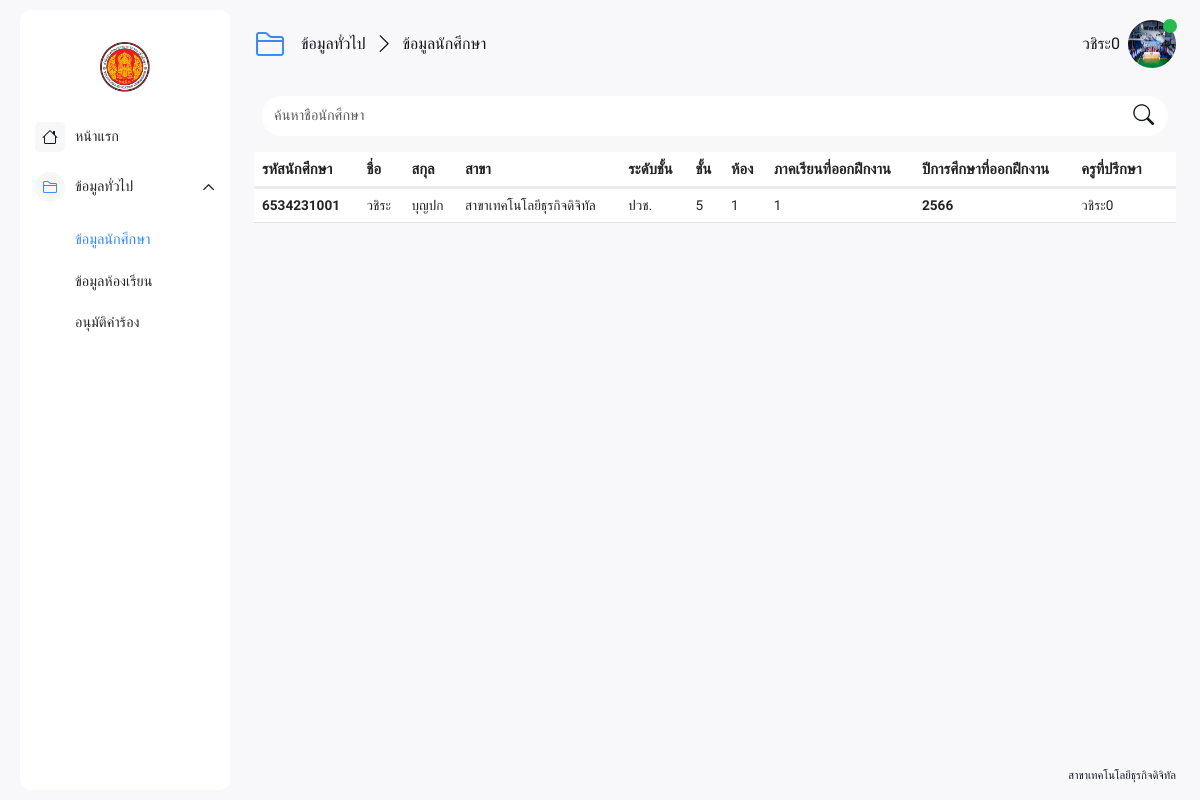
Page /teacher/crud/showdata_student.php (signed in) on the committed database.
### tables this page shows
CREATE TABLE `major` (
  `M_ID` varchar(15) NOT NULL,
  `M_Name` varchar(100) NOT NULL,
  `M_college` varchar(225) NOT NULL,
  `M_img` varchar(225) NOT NULL,
  `M_address` text NOT NULL
);

CREATE TABLE `teacher` (
  `T_ID` varchar(10) NOT NULL,
  `T_fname` varchar(50) NOT NULL,
  `T_lname` varchar(50) NOT NULL,
  `T_position` varchar(50) NOT NULL,
  `T_address` text NOT NULL,
  `T_birthday` date NOT NULL,
  `T_img` varchar(225) NOT NULL,
  `T_status` varchar(1) NOT NULL,
  `T_phone` varchar(10) NOT NULL,
  `T_email` varchar(100) NOT NULL,
  `T_gender` varchar(10) NOT NULL,
  `T_password` varchar(15) NOT NULL,
  `T_username` varchar(15) NOT NULL
);

CREATE TABLE `student` (
  `S_ID` varchar(10) NOT NULL,
  `S_fname` varchar(10) NOT NULL,
  `S_lname` varchar(10) NOT NULL,
  `S_gender` varchar(10) NOT NULL,
  `S_birthday` varchar(10) NOT NULL,
  `S_address` text NOT NULL,
  `S_phone` varchar(10) NOT NULL,
  `S_email` varchar(100) NOT NULL,
  `S_enrollment_term` varchar(1) NOT NULL,
  `S_enrollment_year` varchar(5) NOT NULL,
  `S_status` varchar(10) NOT NULL,
  `S_gpa` varchar(4) NOT NULL,
  `S_health` text NOT NULL,
  `S_major` varchar(50) NOT NULL,
  `S_level` varchar(5) NOT NULL,
  `S_img` varchar(225) NOT NULL,
  `S_ralative_name` varchar(50) NOT NULL,
  `S_ralative_phone` varchar(10) NOT NULL,
  `S_ralative_address` text NOT NULL,
  `T_ID` varchar(10) NOT NULL,
  `R_ID` int(5) NOT NULL,
  `S_username` varchar(50) NOT NULL,
  `S_password` varchar(50) NOT NULL
);

CREATE TABLE `room` (
  `R_ID` int(5) NOT NULL,
  `R_level` varchar(5) NOT NULL,
  `R_level_number` varchar(2) NOT NULL,
  `R_room` varchar(2) NOT NULL,
  `T_ID` varchar(10) NOT NULL
);

### config/show_data.php (called while the page is built, shortened)
<?php
function getuserT($conn, $username) {
    try {
        $sql = "SELECT * FROM teacher WHERE T_username = :T_username ";
        $stmt = $conn->prepare($sql);
        $stmt->bindParam(':T_username', $username);
        $stmt->execute();
        $result = $stmt->fetch(PDO::FETCH_ASSOC);
        return $result;
    } catch (PDOException $e) {
        echo "Error: " . $e->getMessage();
        return false;
    }
}
function getmajor($conn) {
    try {
        $sql = "SELECT * FROM major ";
        $stmt = $conn->prepare($sql);
        $stmt->execute();
        $result = $stmt->fetch(PDO::FETCH_ASSOC);
        return $result;
    } catch (PDOException $e) {
        echo "Error: " . $e->getMessage();
        return false;
    }
}
function getstudentToID($conn, $ID, $search = '') {
    try {
        $sql = "SELECT student.*, student.S_fname, student.S_lname, student.S_major, student.S_ID, teacher.T_fname, teacher.T_lname, room.*
            FROM student
            LEFT JOIN teacher ON student.T_ID = teacher.T_ID
            LEFT JOIN room ON student.R_ID = room.R_ID
            WHERE student.T_ID = :ID";
        $sql .= " ORDER BY student.S_ID ASC";
        $stmt = $conn->prepare($sql);
        $stmt->bindParam(':ID', $ID, PDO::PARAM_INT);
        $stmt->execute();
        $result = $stmt->fetchAll(PDO::FETCH_ASSOC);
        return $result;
    } catch (PDOException $e) {
        echo "เกิดข้อผิดพลาด: " . $e->getMessage();
        return false;
    }
}
?>

### teacher/crud/showdata_student.php (the view, shortened to what this page needs)
<?php
require_once '../services_teacher/conndb.php';
require_once '../../config/show_data.php';
echo '
<script src="https://cdn.jsdelivr.net/npm/sweetalert2@11"></script>
<script src="https://code.jquery.com/jquery-2.1.3.min.js"></script>
<script src="https://cdnjs.cloudflare.com/ajax/libs/sweetalert/1.1.3/sweetalert-dev.js"></script>
<link rel="stylesheet" href="https://cdnjs.cloudflare.com/ajax/libs/sweetalert/1.1.3/sweetalert.css">';
$userT = getuserT($conn,$_SESSION['username']);
$getstudentToID = getstudentToID($conn,$_SESSION['data']['T_ID']);
$stmtD = getmajor($conn);
if (isset($_GET['search']) && $_GET['search'] != '') {
    $search = "%" . $_GET['search'] . "%";
    $getstudentToID = getstudentToID($conn,$_SESSION['data']['T_ID'],$search);
} else {
    $search = '';
    $getstudentToID = getstudentToID($conn,$_SESSION['data']['T_ID'],$search);
}
?>
<!doctype html>
<html lang="en">
<head>
    <link rel="stylesheet" href="../../assets/css/animate.css">
    <link rel="stylesheet" href="https://cdnjs.cloudflare.com/ajax/libs/limonte-sweetalert2/11.3.4/sweetalert2.min.css">
    <link rel="stylesheet" href="../../assets/fonts/bootstrap/bootstrap-icons.css">
    <link rel="stylesheet" href="../../assets/css/main.min.css">
    <link rel="stylesheet" href="../../assets/vendor/overlay-scroll/OverlayScrollbars.min.css">
</head>
<body id="fonts">
<div class="page-wrapper">
    <nav class="sidebar-wrapper">
        <div class="sidebar-brand">
            <a href="../../index.php" class="logo">
                <span class="avatar">
                    <img src="../../upload_img/<?php echo $stmtD['M_img'];?>" alt="Admin Dashboards" style="width: auto;height: 100px"/>
                </span>
            </a>
        </div>
        <div class="sidebar-menu">
            <div class="sidebarMenuScroll">
                <ul>
                    <li class="">
                        <a href="../index.php">
                            <i class="bi bi-house"></i>
                            <span class="menu-text">หน้าแรก</span>
                        </a>
                    </li>
                    <li class="sidebar-dropdown active">
                        <a href="#">
                            <i class="bi bi-folder2"></i>
                            <span class="menu-text">ข้อมูลทั่วไป</span>
                        </a>
                        <div class="sidebar-submenu">
                            <ul>
                                <?php
                                if ($userT['T_status'] == '1' ) {
                                    ?>
                                    <li>
                                        <a href="../Hearder/crud/showdata_major.php">ข้อมูลแผนก</a>
                                    </li>
                                    <li>
                                        <a href="../Hearder/crud/showdata_teacher.php">ข้อมูลบุคลากร</a>
                                    </li>
                                    <li>
                                        <a href="../Hearder/crud/showdata_student.php" >ข้อมูลนักศึกษา</a>
                                    </li>
                                    <li>
                                        <a href="../Hearder/crud/showdata_room.php">ข้อมูลห้องเรียน</a>
                                    </li>
                                    <li>
                                        <a href="../Hearder/crud/showdata_company.php" >ข้อมูลสถานประกอบการ</a>
                                    </li>
                                    <?php
                                }else{
                                    ?>
                                    <li>
                                        <a href="showdata_student.php" class="current-page">ข้อมูลนักศึกษา</a>
                                    </li>
                                    <li>
                                        <a href="showdata_room.php">ข้อมูลห้องเรียน</a>
                                    </li>
                                    <li>
                                        <a href="showdata_request.php" >อนุมัติคำร้อง</a>
                                    </li>
                                    <?php
                                }
                                ?>
                            </ul>
                        </div>
                    </li>
                </ul>
            </div>
        </div>
    </nav>
    <div class="main-container">
        <div class="page-header">
            <ol class="breadcrumb d-md-flex d-none" >
                <li class="breadcrumb-item">
                    <i class="bi bi-folder2"></i>
                    <a href="../index.php">ข้อมูลทั่วไป</a>
                </li>
                <li class="breadcrumb-item breadcrumb-active" aria-current="page">ข้อมูลนักศึกษา</li>
            </ol>
            <div class="header-actions-container">
                <div>
                    <ul class="header-actions">
                        <li class="dropdown">
                            <a href="#" id="userSettings" class="user-settings" data-toggle="dropdown" aria-haspopup="true">
                                <span class="user-name d-none d-md-block"><?php echo $userT['T_fname']; ?></span>
                                <span class="avatar">
                                <img src="../img/<?php echo $userT['T_img'] ?>" alt="Admin Templates">
                                <span class="status online"></span>
                            </span>
                            </a>
                        </li>
                    </ul>
                </div>
            </div>
        </div>
        <div class="content-wrapper-scroll">
            <div class="content-wrapper">
                <div class="search-container m-2">
                    <form action="showdata_student.php" method="get">
                        <div class="input-group">
                            <input type="text" class="form-control" name="search" placeholder="ค้นหาชื่อนักศึกษา"
                                   value="<?php if (isset($_GET['search'])) {
                                       echo $_GET['search'];
                                   } ?>">
                            <button class="btn" type="submit">
                                <i class="bi bi-search"></i>
                            </button>
                        </div>
                    </form>
                </div>
                <div class="card-body">
                    <div class="table-responsive">
                        <table class="table m-0">
                            <thead>
                            <tr>
                                <th>รหัสนักศึกษา</th>
                                <th>ชื่อ</th>
                                <th>สกุล</th>
                                <th>สาขา</th>
                                <th>ระดับชั้น</th>
                                <th>ชั้น</th>
                                <th>ห้อง</th>
                                <th>ภาคเรียนที่ออกฝึกงาน</th>
                                <th>ปีการศึกษาที่ออกฝึกงาน</th>
                                <th>ครูที่ปรึกษา</th>
                                <th> </th>
                            </tr>
                            </thead>
                            <tbody>
                            <?php if (empty($getstudentToID)) : ?>
                                <tr>
                                    <td colspan="12" class="text-center">ไม่มีข้อมูล</td>
                                </tr>
                            <?php else : ?>
                            <?php foreach ($getstudentToID as $student) : ?>
                                <tr>
                                    <th><?=$student['S_ID'];?></th>
                                    <td><?=$student['S_fname'];?></td>
                                    <td><?=$student['S_lname'];?></td>
                                    <td><?=$student['S_major'];?></td>
                                    <td><?=$student['R_level'];?></td>
                                    <td><?=$student['R_room'];?></td>
                                    <td><?=$student['R_level_number'];?></td>
                                    <td><?=$student['S_enrollment_term'];?></td>
                                    <th><?=$student['S_enrollment_year'];?></th>
                                    <td><?=$student['T_fname'];?></td>
                                    <td>
                                    </td>
                                </tr>
                                <?php endforeach; ?>
                            <?php endif; ?>
                            </tbody>
                        </table>
                    </div>
                </div>
            </div>
            <div class="app-footer">
                <span>สาขาเทคโนโลยีธุรกิจดิจิทัล</span>
            </div>
        </div>
    </div>
</body>
</html>

### teacher/crud/showdata_student.php (style rules this page uses)
#fonts { font-family: 'Mitr', sans-serif; }

### rows in the picture
major: M_img (picture)
teacher: T_fname "วชิระ0", T_img (picture)
student: S_ID "6534231001", S_fname "วชิระ", S_lname "บุญปก", S_major "สาขาเทคโนโลยีธุรกิจดิจิทัล", R_ID.R_level "ปวช.", R_ID.R_room "5", R_ID.R_level_number "1", S_enrollment_term "1", S_enrollment_year "2566", T_ID.T_fname "วชิระ0"
